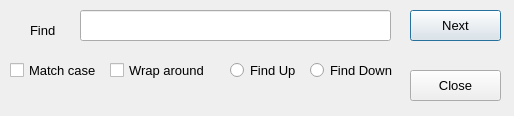
<?xml version="1.0" encoding="UTF-8"?>
<ui version="4.0">
 <class>Dialog</class>
 <widget class="QDialog" name="Dialog">
  <property name="geometry">
   <rect>
    <x>0</x>
    <y>0</y>
    <width>514</width>
    <height>116</height>
   </rect>
  </property>
  <property name="font">
   <font>
    <pointsize>10</pointsize>
   </font>
  </property>
  <property name="acceptDrops">
   <bool>true</bool>
  </property>
  <property name="windowTitle">
   <string>Search Dialog</string>
  </property>
  <property name="windowIcon">
   <iconset>
    <normaloff>notepad.ico</normaloff>notepad.ico</iconset>
  </property>
  <widget class="QLabel" name="label">
   <property name="geometry">
    <rect>
     <x>30</x>
     <y>20</y>
     <width>61</width>
     <height>20</height>
    </rect>
   </property>
   <property name="text">
    <string>Find</string>
   </property>
  </widget>
  <widget class="QPushButton" name="pushButton">
   <property name="geometry">
    <rect>
     <x>410</x>
     <y>10</y>
     <width>91</width>
     <height>31</height>
    </rect>
   </property>
   <property name="text">
    <string>Next</string>
   </property>
  </widget>
  <widget class="QPushButton" name="pushButton_2">
   <property name="geometry">
    <rect>
     <x>410</x>
     <y>70</y>
     <width>91</width>
     <height>31</height>
    </rect>
   </property>
   <property name="text">
    <string>Close</string>
   </property>
  </widget>
  <widget class="QCheckBox" name="checkBox">
   <property name="geometry">
    <rect>
     <x>10</x>
     <y>60</y>
     <width>91</width>
     <height>20</height>
    </rect>
   </property>
   <property name="text">
    <string>Match case</string>
   </property>
  </widget>
  <widget class="QCheckBox" name="checkBox_2">
   <property name="geometry">
    <rect>
     <x>110</x>
     <y>60</y>
     <width>101</width>
     <height>20</height>
    </rect>
   </property>
   <property name="text">
    <string>Wrap around</string>
   </property>
  </widget>
  <widget class="QRadioButton" name="radioButton">
   <property name="geometry">
    <rect>
     <x>230</x>
     <y>60</y>
     <width>71</width>
     <height>20</height>
    </rect>
   </property>
   <property name="text">
    <string>Find Up</string>
   </property>
  </widget>
  <widget class="QRadioButton" name="radioButton_2">
   <property name="geometry">
    <rect>
     <x>310</x>
     <y>60</y>
     <width>91</width>
     <height>20</height>
    </rect>
   </property>
   <property name="text">
    <string>Find Down</string>
   </property>
  </widget>
  <widget class="QLineEdit" name="lineEdit">
   <property name="geometry">
    <rect>
     <x>80</x>
     <y>10</y>
     <width>311</width>
     <height>31</height>
    </rect>
   </property>
  </widget>
  <widget class="QLabel" name="status_label">
   <property name="geometry">
    <rect>
     <x>10</x>
     <y>90</y>
     <width>371</width>
     <height>16</height>
    </rect>
   </property>
   <property name="text">
    <string/>
   </property>
  </widget>
 </widget>
 <resources/>
 <connections/>
</ui>
